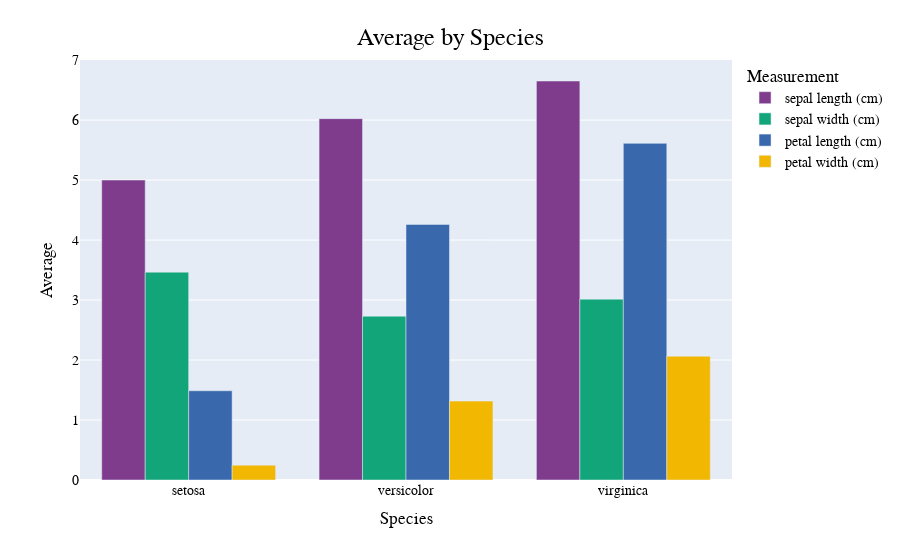

Source (notebook cell):
### Code cell
# Stacked bar graph showing counts by emotion
fig = px.bar(test, x="species", y=feat_cols, barmode='group',
            color_discrete_sequence=px.colors.qualitative.Bold)

fig = apply_default_plotly_styling(fig, title="Average by Species", xaxis_title="Species", yaxis_title="Average", legend_title="Measurement")
# fig = add_bar_totals(fig, emo_piv, 'TotalImages')

fig.show()
# fig.write_image("imgs/FER2013_count_bar.png")

### Figure 1 — Plotly figure (JSON) as saved in the notebook; plotly's stock layout.template omitted (floating-point values rounded to 4 significant figures)
{"data": [{"alignmentgroup": "True", "hovertemplate": "variable=sepal length (cm)<br>species=%{x}<br>value=%{y}<extra></extra>", "legendgroup": "sepal length (cm)", "marker": {"color": "rgb(127, 60, 141)", "pattern": {"shape": ""}}, "name": "sepal length (cm)", "offsetgroup": "sepal length (cm)", "orientation": "v", "showlegend": true, "textposition": "auto", "type": "bar", "x": ["setosa", "versicolor", "virginica"], "xaxis": "x", "y": [5, 6.024, 6.652], "yaxis": "y"}, {"alignmentgroup": "True", "hovertemplate": "variable=sepal width (cm)<br>species=%{x}<br>value=%{y}<extra></extra>", "legendgroup": "sepal width (cm)", "marker": {"color": "rgb(17, 165, 121)", "pattern": {"shape": ""}}, "name": "sepal width (cm)", "offsetgroup": "sepal width (cm)", "orientation": "v", "showlegend": true, "textposition": "auto", "type": "bar", "x": ["setosa", "versicolor", "virginica"], "xaxis": "x", "y": [3.465, 2.73, 3.015], "yaxis": "y"}, {"alignmentgroup": "True", "hovertemplate": "variable=petal length (cm)<br>species=%{x}<br>value=%{y}<extra></extra>", "legendgroup": "petal length (cm)", "marker": {"color": "rgb(57, 105, 172)", "pattern": {"shape": ""}}, "name": "petal length (cm)", "offsetgroup": "petal length (cm)", "orientation": "v", "showlegend": true, "textposition": "auto", "type": "bar", "x": ["setosa", "versicolor", "virginica"], "xaxis": "x", "y": [1.488, 4.261, 5.612], "yaxis": "y"}, {"alignmentgroup": "True", "hovertemplate": "variable=petal width (cm)<br>species=%{x}<br>value=%{y}<extra></extra>", "legendgroup": "petal width (cm)", "marker": {"color": "rgb(242, 183, 1)", "pattern": {"shape": ""}}, "name": "petal width (cm)", "offsetgroup": "petal width (cm)", "orientation": "v", "showlegend": true, "textposition": "auto", "type": "bar", "x": ["setosa", "versicolor", "virginica"], "xaxis": "x", "y": [0.2471, 1.315, 2.064], "yaxis": "y"}], "layout": {"autosize": true, "barmode": "group", "font": {"color": "black", "family": "Arial, sans-serif", "size": 14}, "legend": {"title": {"text": "Measurement"}, "tracegroupgap": 0}, "margin": {"t": 60}, "title": {"font": {"size": 24}, "text": "Average by Species", "x": 0.5, "xanchor": "center", "y": 0.95, "yanchor": "top"}, "xaxis": {"anchor": "y", "autorange": true, "domain": [0, 1], "range": [-0.5, 2.5], "title": {"text": "Species"}, "type": "category"}, "yaxis": {"anchor": "x", "autorange": true, "domain": [0, 1], "range": [0, 7.002], "title": {"text": "Average"}, "type": "linear"}}}
